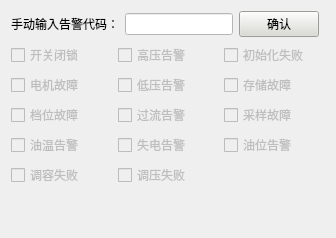
        <widget class="QWidget" name="page_alm">
         <layout class="QGridLayout" name="gridLayout_2">
          <item row="3" column="0" colspan="2">
           <layout class="QGridLayout" name="gridLayout_5">
            <item row="3" column="2">
             <widget class="QCheckBox" name="oil_pos_alarm">
              <property name="enabled">
               <bool>false</bool>
              </property>
              <property name="text">
               <string>油位告警</string>
              </property>
             </widget>
            </item>
            <item row="1" column="0">
             <widget class="QCheckBox" name="motor_fault">
              <property name="enabled">
               <bool>false</bool>
              </property>
              <property name="text">
               <string>电机故障</string>
              </property>
             </widget>
            </item>
            <item row="2" column="0">
             <widget class="QCheckBox" name="gear_fault">
              <property name="enabled">
               <bool>false</bool>
              </property>
              <property name="text">
               <string>档位故障</string>
              </property>
             </widget>
            </item>
            <item row="1" column="1">
             <widget class="QCheckBox" name="low_vol">
              <property name="enabled">
               <bool>false</bool>
              </property>
              <property name="text">
               <string>低压告警</string>
              </property>
             </widget>
            </item>
            <item row="3" column="1">
             <widget class="QCheckBox" name="power_off">
              <property name="enabled">
               <bool>false</bool>
              </property>
              <property name="text">
               <string>失电告警</string>
              </property>
             </widget>
            </item>
            <item row="0" column="1">
             <widget class="QCheckBox" name="high_vol">
              <property name="enabled">
               <bool>false</bool>
              </property>
              <property name="text">
               <string>高压告警</string>
              </property>
             </widget>
            </item>
            <item row="2" column="2">
             <widget class="QCheckBox" name="att7022_err">
              <property name="enabled">
               <bool>false</bool>
              </property>
              <property name="text">
               <string>采样故障</string>
              </property>
             </widget>
            </item>
            <item row="0" column="2">
             <widget class="QCheckBox" name="init_fail">
              <property name="enabled">
               <bool>false</bool>
              </property>
              <property name="text">
               <string>初始化失败</string>
              </property>
             </widget>
            </item>
            <item row="1" column="2">
             <widget class="QCheckBox" name="fram_err">
              <property name="enabled">
               <bool>false</bool>
              </property>
              <property name="text">
               <string>存储故障</string>
              </property>
             </widget>
            </item>
            <item row="0" column="0">
             <widget class="QCheckBox" name="switch_lock">
              <property name="enabled">
               <bool>false</bool>
              </property>
              <property name="text">
               <string>开关闭锁</string>
              </property>
             </widget>
            </item>
            <item row="2" column="1">
             <widget class="QCheckBox" name="over_cur">
              <property name="enabled">
               <bool>false</bool>
              </property>
              <property name="text">
               <string>过流告警</string>
              </property>
             </widget>
            </item>
            <item row="3" column="0">
             <widget class="QCheckBox" name="oil_tmp_alarm">
              <property name="enabled">
               <bool>false</bool>
              </property>
              <property name="text">
               <string>油温告警</string>
              </property>
             </widget>
            </item>
            <item row="4" column="0">
             <widget class="QCheckBox" name="turn_cap_fail">
              <property name="enabled">
               <bool>false</bool>
              </property>
              <property name="text">
               <string>调容失败</string>
              </property>
             </widget>
            </item>
            <item row="4" column="1">
             <widget class="QCheckBox" name="turn_vol_fail">
              <property name="enabled">
               <bool>false</bool>
              </property>
              <property name="text">
               <string>调压失败</string>
              </property>
             </widget>
            </item>
           </layout>
          </item>
          <item row="4" column="0">
           <spacer name="verticalSpacer_8">
            <property name="orientation">
             <enum>Qt::Vertical</enum>
            </property>
            <property name="sizeHint" stdset="0">
             <size>
              <width>20</width>
              <height>40</height>
             </size>
            </property>
           </spacer>
          </item>
          <item row="0" column="0">
           <layout class="QHBoxLayout" name="horizontalLayout_9">
            <item>
             <widget class="QLabel" name="label_6">
              <property name="sizePolicy">
               <sizepolicy hsizetype="Fixed" vsizetype="Preferred">
                <horstretch>0</horstretch>
                <verstretch>0</verstretch>
               </sizepolicy>
              </property>
              <property name="text">
               <string>手动输入告警代码：</string>
              </property>
             </widget>
            </item>
            <item>
             <widget class="QLineEdit" name="lineEdit_hand_input_code">
              <property name="sizePolicy">
               <sizepolicy hsizetype="Fixed" vsizetype="Fixed">
                <horstretch>0</horstretch>
                <verstretch>0</verstretch>
               </sizepolicy>
              </property>
              <property name="styleSheet">
               <string notr="true">background-color: rgb(255, 255, 255);</string>
              </property>
             </widget>
            </item>
            <item>
             <widget class="QPushButton" name="hand_input_code">
              <property name="styleSheet">
               <string notr="true">background-color: rgb(219, 220, 211);</string>
              </property>
              <property name="text">
               <string>确认</string>
              </property>
             </widget>
            </item>
           </layout>
          </item>
         </layout>
        </widget>
